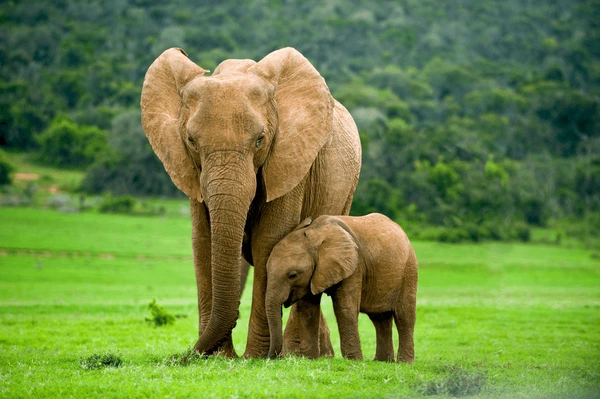
#> input picture HaarCascadeClassifier/ReadWriteDisplayImg.webp, 600 x 399 px, given in place of the camera
$ python ColorTracker.py
#> lines starting #> are read from the running program, lines starting #| are printed output that depends on the picture; after the words box and inside, x2 and y2 are one past the last pixel; in counts of white or black regions, pixels touching at a corner belong together
# MULTIPLE COLOR DETECTION USING OPENCV

import cv2
import numpy as np

# Capture video from webcam (0 = default camera)
cap = cv2.VideoCapture(0)

while True:
    # Read each frame from the webcam
    _, frame = cap.read()
#> frame is the input picture: shape (399, 600, 3); mean B, G, R 67.3, 132.6, 105.4

    # Convert the frame from BGR to HSV color space
    hsv_frame = cv2.cvtColor(frame, cv2.COLOR_BGR2HSV)
#> hsv_frame: shape (399, 600, 3); mean H, S, V 47.4, 139.1, 139.4

    # ------------------- RED COLOR DETECTION -------------------
    # Define HSV range for red color
    # (You can find these values experimentally using a color picker or testing)
    low_red = np.array([161, 155, 84])
    high_red = np.array([179, 255, 255])

    # Create a mask for red color
    red_mask = cv2.inRange(hsv_frame, low_red, high_red)
#> red_mask: shape (399, 600); every value is 0

    # Extract red regions from the original frame
    red = cv2.bitwise_and(frame, frame, mask=red_mask)
#> red: shape (399, 600, 3); every value is 0

    # ------------------- BLUE COLOR DETECTION -------------------
    low_blue = np.array([94, 80, 2])
    high_blue = np.array([126, 255, 255])
    blue_mask = cv2.inRange(hsv_frame, low_blue, high_blue)
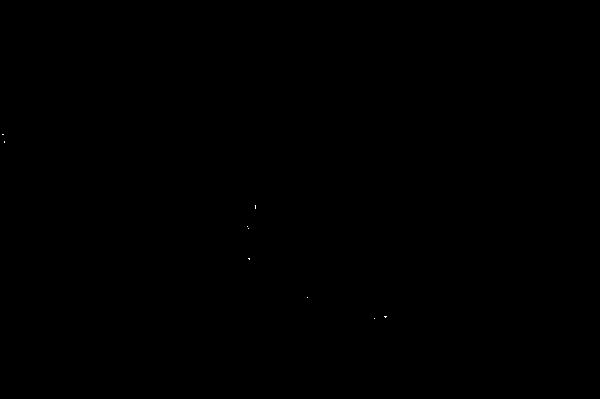
#> blue_mask: shape (399, 600); 0.01% white in thin lines or dots, all inside (x1, y1, x2, y2) = (2, 134, 387, 319)
    blue = cv2.bitwise_and(frame, frame, mask=blue_mask)

    # ------------------- GREEN COLOR DETECTION -------------------
    low_green = np.array([40, 100, 100])
    high_green = np.array([102, 255, 255])
    green_mask = cv2.inRange(hsv_frame, low_green, high_green)
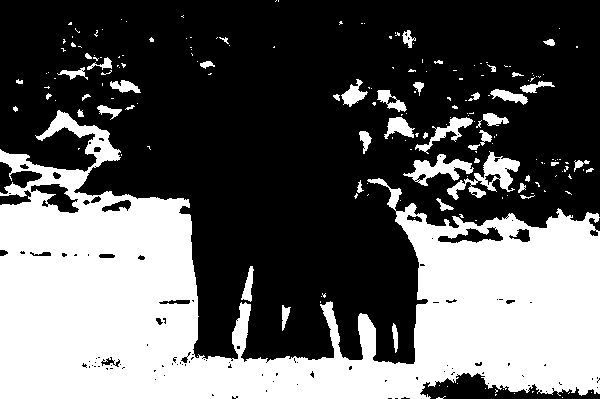
#> green_mask: shape (399, 600); 37.4% white; 189 white regions (142 under 20 px), largest, box (x1, y1, x2, y2) and area: (0, 110, 600, 399) 82141, (447, 151, 520, 200) 1174, (403, 154, 474, 186) 888
    green = cv2.bitwise_and(frame, frame, mask=green_mask)
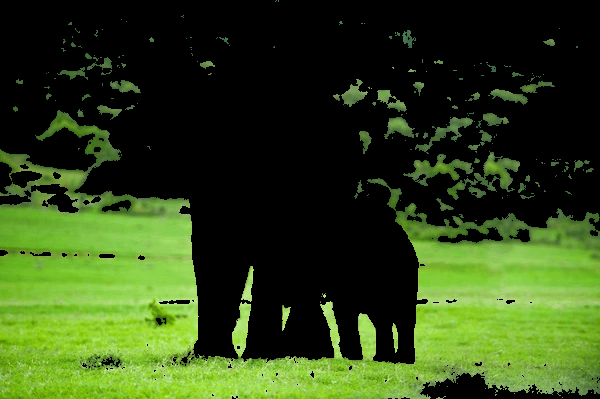
#> green: shape (399, 600, 3); mean B, G, R 22.8, 67.5, 46.7

    # ------------------- EVERY COLOR EXCEPT WHITE -------------------
    low = np.array([0, 42, 0])  # Minimum saturation > 42 excludes white
    high = np.array([179, 255, 255])
    mask = cv2.inRange(hsv_frame, low, high)
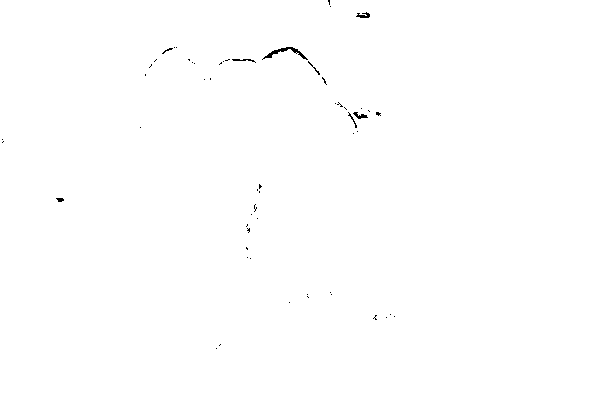
#> mask: shape (399, 600); 99.8% white; black in thin lines or dots, all inside (x1, y1, x2, y2) = (2, 0, 395, 349)
    result = cv2.bitwise_and(frame, frame, mask=mask)

    # ------------------- DISPLAY -------------------
    cv2.imshow("Original Frame", frame)
    cv2.imshow("Red Color Detection", red)
    cv2.imshow("Blue Color Detection", blue)
    cv2.imshow("Green Color Detection", green)
    cv2.imshow("All Colors Except White", result)

    # Press 'ESC' key to exit
    key = cv2.waitKey(1)
#> (key Esc is pressed here)
    if key == 27:
        break

# Release the webcam and close all windows
cap.release()
cv2.destroyAllWindows()
